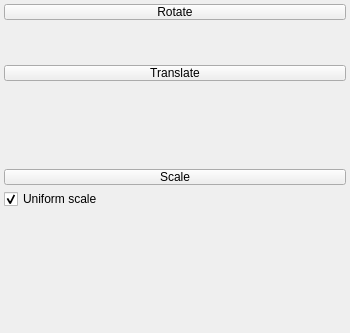
<?xml version="1.0" encoding="UTF-8"?>
<ui version="4.0">
 <class>omni::ui::AffineTransform</class>
 <widget class="QWidget" name="omni::ui::AffineTransform">
  <property name="geometry">
   <rect>
    <x>0</x>
    <y>0</y>
    <width>350</width>
    <height>333</height>
   </rect>
  </property>
  <property name="windowTitle">
   <string>Form</string>
  </property>
  <layout class="QVBoxLayout" name="verticalLayout">
   <property name="spacing">
    <number>4</number>
   </property>
   <property name="sizeConstraint">
    <enum>QLayout::SetMaximumSize</enum>
   </property>
   <property name="leftMargin">
    <number>4</number>
   </property>
   <property name="topMargin">
    <number>4</number>
   </property>
   <property name="rightMargin">
    <number>4</number>
   </property>
   <property name="bottomMargin">
    <number>4</number>
   </property>
   <item>
    <widget class="QToolButton" name="btnRotate">
     <property name="sizePolicy">
      <sizepolicy hsizetype="Expanding" vsizetype="Maximum">
       <horstretch>0</horstretch>
       <verstretch>0</verstretch>
      </sizepolicy>
     </property>
     <property name="maximumSize">
      <size>
       <width>16777215</width>
       <height>16</height>
      </size>
     </property>
     <property name="text">
      <string>Rotate</string>
     </property>
     <property name="checkable">
      <bool>true</bool>
     </property>
    </widget>
   </item>
   <item>
    <widget class="omni::ui::Rotation" name="rotation" native="true">
     <property name="minimumSize">
      <size>
       <width>0</width>
       <height>72</height>
      </size>
     </property>
     <property name="maximumSize">
      <size>
       <width>16777215</width>
       <height>96</height>
      </size>
     </property>
    </widget>
   </item>
   <item>
    <widget class="QToolButton" name="btnTranslate">
     <property name="sizePolicy">
      <sizepolicy hsizetype="Expanding" vsizetype="Maximum">
       <horstretch>0</horstretch>
       <verstretch>0</verstretch>
      </sizepolicy>
     </property>
     <property name="maximumSize">
      <size>
       <width>16777215</width>
       <height>16</height>
      </size>
     </property>
     <property name="text">
      <string>Translate</string>
     </property>
     <property name="checkable">
      <bool>true</bool>
     </property>
    </widget>
   </item>
   <item>
    <widget class="omni::ui::RangedFloat" name="offsetX" native="true">
     <property name="minimumSize">
      <size>
       <width>0</width>
       <height>24</height>
      </size>
     </property>
    </widget>
   </item>
   <item>
    <widget class="omni::ui::RangedFloat" name="offsetY" native="true">
     <property name="minimumSize">
      <size>
       <width>0</width>
       <height>24</height>
      </size>
     </property>
    </widget>
   </item>
   <item>
    <widget class="omni::ui::RangedFloat" name="offsetZ" native="true">
     <property name="minimumSize">
      <size>
       <width>0</width>
       <height>24</height>
      </size>
     </property>
    </widget>
   </item>
   <item>
    <widget class="QToolButton" name="btnScale">
     <property name="sizePolicy">
      <sizepolicy hsizetype="Expanding" vsizetype="Maximum">
       <horstretch>0</horstretch>
       <verstretch>0</verstretch>
      </sizepolicy>
     </property>
     <property name="maximumSize">
      <size>
       <width>16777215</width>
       <height>16</height>
      </size>
     </property>
     <property name="text">
      <string>Scale</string>
     </property>
     <property name="checkable">
      <bool>true</bool>
     </property>
    </widget>
   </item>
   <item>
    <widget class="QCheckBox" name="chkUniformScale">
     <property name="text">
      <string>Uniform scale</string>
     </property>
     <property name="checked">
      <bool>true</bool>
     </property>
    </widget>
   </item>
   <item>
    <widget class="omni::ui::RangedFloat" name="scale" native="true">
     <property name="minimumSize">
      <size>
       <width>0</width>
       <height>24</height>
      </size>
     </property>
    </widget>
   </item>
   <item>
    <widget class="omni::ui::RangedFloat" name="scaleX" native="true">
     <property name="minimumSize">
      <size>
       <width>0</width>
       <height>24</height>
      </size>
     </property>
    </widget>
   </item>
   <item>
    <widget class="omni::ui::RangedFloat" name="scaleY" native="true">
     <property name="minimumSize">
      <size>
       <width>0</width>
       <height>24</height>
      </size>
     </property>
    </widget>
   </item>
   <item>
    <widget class="omni::ui::RangedFloat" name="scaleZ" native="true">
     <property name="minimumSize">
      <size>
       <width>0</width>
       <height>24</height>
      </size>
     </property>
    </widget>
   </item>
   <item>
    <widget class="QWidget" name="toggles" native="true">
     <property name="sizePolicy">
      <sizepolicy hsizetype="Preferred" vsizetype="Maximum">
       <horstretch>0</horstretch>
       <verstretch>0</verstretch>
      </sizepolicy>
     </property>
     <layout class="QHBoxLayout" name="horizontalLayout">
      <property name="leftMargin">
       <number>2</number>
      </property>
      <property name="topMargin">
       <number>2</number>
      </property>
      <property name="rightMargin">
       <number>2</number>
      </property>
      <property name="bottomMargin">
       <number>2</number>
      </property>
     </layout>
    </widget>
   </item>
  </layout>
 </widget>
 <customwidgets>
  <customwidget>
   <class>omni::ui::RangedFloat</class>
   <extends>QWidget</extends>
   <header location="global">omni/ui/RangedFloat.h</header>
   <container>1</container>
  </customwidget>
  <customwidget>
   <class>omni::ui::Rotation</class>
   <extends>QWidget</extends>
   <header location="global">omni/ui/Rotation.h</header>
   <container>1</container>
  </customwidget>
 </customwidgets>
 <resources/>
 <connections/>
</ui>
